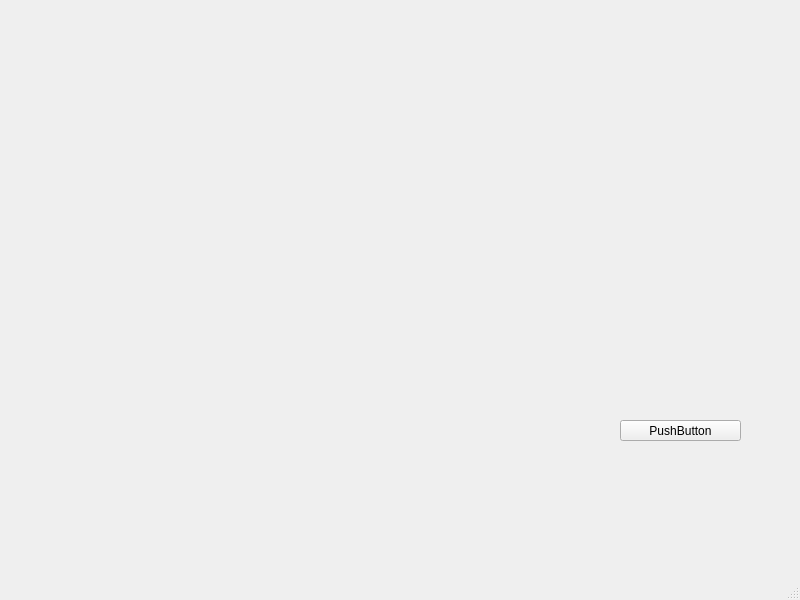
<?xml version="1.0" encoding="UTF-8"?>
<ui version="4.0">
 <class>MainWindow</class>
 <widget class="QMainWindow" name="MainWindow">
  <property name="geometry">
   <rect>
    <x>0</x>
    <y>0</y>
    <width>800</width>
    <height>600</height>
   </rect>
  </property>
  <property name="windowTitle">
   <string>MainWindow</string>
  </property>
  <widget class="QWidget" name="centralwidget">
   <widget class="QPushButton" name="pushButton">
    <property name="geometry">
     <rect>
      <x>620</x>
      <y>420</y>
      <width>121</width>
      <height>21</height>
     </rect>
    </property>
    <property name="text">
     <string>PushButton</string>
    </property>
   </widget>
   <widget class="PlotCanvas" name="widget" native="true">
    <property name="geometry">
     <rect>
      <x>70</x>
      <y>90</y>
      <width>671</width>
      <height>311</height>
     </rect>
    </property>
   </widget>
   <widget class="NavigationToolbar" name="widget_2" native="true">
    <property name="geometry">
     <rect>
      <x>70</x>
      <y>50</y>
      <width>301</width>
      <height>31</height>
     </rect>
    </property>
   </widget>
  </widget>
  <widget class="QMenuBar" name="menubar">
   <property name="geometry">
    <rect>
     <x>0</x>
     <y>0</y>
     <width>800</width>
     <height>23</height>
    </rect>
   </property>
  </widget>
  <widget class="QStatusBar" name="statusbar"/>
 </widget>
 <customwidgets>
  <customwidget>
   <class>PlotCanvas</class>
   <extends>QWidget</extends>
   <header>plotcanvas.h</header>
   <container>1</container>
   <slots>
    <slot>plot()</slot>
   </slots>
  </customwidget>
  <customwidget>
   <class>NavigationToolbar</class>
   <extends>QWidget</extends>
   <header>navigationtoolbar.h</header>
   <container>1</container>
  </customwidget>
 </customwidgets>
 <resources/>
 <connections>
  <connection>
   <sender>pushButton</sender>
   <signal>clicked()</signal>
   <receiver>widget</receiver>
   <slot>plot()</slot>
   <hints>
    <hint type="sourcelabel">
     <x>680</x>
     <y>453</y>
    </hint>
    <hint type="destinationlabel">
     <x>405</x>
     <y>218</y>
    </hint>
   </hints>
  </connection>
 </connections>
</ui>
